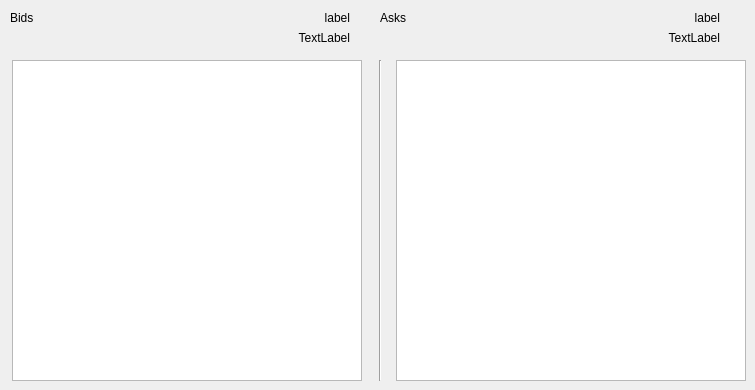
   <widget class="QWidget" name="OrderBook">
    <attribute name="title">
     <string>Order Book</string>
    </attribute>
    <widget class="QTableWidget" name="BidsTable">
     <property name="geometry">
      <rect>
       <x>12</x>
       <y>60</y>
       <width>350</width>
       <height>321</height>
      </rect>
     </property>
     <property name="palette">
      <palette>
       <active>
        <colorrole role="Text">
         <brush brushstyle="SolidPattern">
          <color alpha="255">
           <red>51</red>
           <green>51</green>
           <blue>51</blue>
          </color>
         </brush>
        </colorrole>
       </active>
       <inactive>
        <colorrole role="Text">
         <brush brushstyle="SolidPattern">
          <color alpha="255">
           <red>51</red>
           <green>51</green>
           <blue>51</blue>
          </color>
         </brush>
        </colorrole>
       </inactive>
       <disabled>
        <colorrole role="Text">
         <brush brushstyle="SolidPattern">
          <color alpha="255">
           <red>85</red>
           <green>85</green>
           <blue>85</blue>
          </color>
         </brush>
        </colorrole>
       </disabled>
      </palette>
     </property>
     <property name="font">
      <font>
       <pointsize>9</pointsize>
       <weight>50</weight>
       <bold>false</bold>
      </font>
     </property>
     <property name="horizontalScrollBarPolicy">
      <enum>Qt::ScrollBarAsNeeded</enum>
     </property>
    </widget>
    <widget class="QTableWidget" name="AsksTable">
     <property name="geometry">
      <rect>
       <x>396</x>
       <y>60</y>
       <width>350</width>
       <height>321</height>
      </rect>
     </property>
     <property name="palette">
      <palette>
       <active>
        <colorrole role="Text">
         <brush brushstyle="SolidPattern">
          <color alpha="255">
           <red>51</red>
           <green>51</green>
           <blue>51</blue>
          </color>
         </brush>
        </colorrole>
       </active>
       <inactive>
        <colorrole role="Text">
         <brush brushstyle="SolidPattern">
          <color alpha="255">
           <red>51</red>
           <green>51</green>
           <blue>51</blue>
          </color>
         </brush>
        </colorrole>
       </inactive>
       <disabled>
        <colorrole role="Text">
         <brush brushstyle="SolidPattern">
          <color alpha="255">
           <red>85</red>
           <green>85</green>
           <blue>85</blue>
          </color>
         </brush>
        </colorrole>
       </disabled>
      </palette>
     </property>
     <property name="font">
      <font>
       <pointsize>9</pointsize>
       <weight>50</weight>
       <bold>false</bold>
      </font>
     </property>
     <property name="horizontalScrollBarPolicy">
      <enum>Qt::ScrollBarAsNeeded</enum>
     </property>
    </widget>
    <widget class="QLabel" name="BidsCount">
     <property name="geometry">
      <rect>
       <x>10</x>
       <y>10</y>
       <width>91</width>
       <height>16</height>
      </rect>
     </property>
     <property name="text">
      <string>Bids</string>
     </property>
    </widget>
    <widget class="QLabel" name="AsksCount">
     <property name="geometry">
      <rect>
       <x>380</x>
       <y>10</y>
       <width>91</width>
       <height>16</height>
      </rect>
     </property>
     <property name="text">
      <string>Asks</string>
     </property>
    </widget>
    <widget class="QLabel" name="PIVSupply">
     <property name="geometry">
      <rect>
       <x>540</x>
       <y>10</y>
       <width>180</width>
       <height>15</height>
      </rect>
     </property>
     <property name="text">
      <string>label</string>
     </property>
     <property name="alignment">
      <set>Qt::AlignRight|Qt::AlignTrailing|Qt::AlignVCenter</set>
     </property>
    </widget>
    <widget class="QLabel" name="PIVDemand">
     <property name="geometry">
      <rect>
       <x>160</x>
       <y>10</y>
       <width>190</width>
       <height>15</height>
      </rect>
     </property>
     <property name="text">
      <string>label</string>
     </property>
     <property name="alignment">
      <set>Qt::AlignRight|Qt::AlignTrailing|Qt::AlignVCenter</set>
     </property>
    </widget>
    <widget class="QLabel" name="BtcDemand">
     <property name="geometry">
      <rect>
       <x>200</x>
       <y>30</y>
       <width>150</width>
       <height>15</height>
      </rect>
     </property>
     <property name="text">
      <string>TextLabel</string>
     </property>
     <property name="alignment">
      <set>Qt::AlignRight|Qt::AlignTrailing|Qt::AlignVCenter</set>
     </property>
    </widget>
    <widget class="QLabel" name="BtcSupply">
     <property name="geometry">
      <rect>
       <x>570</x>
       <y>30</y>
       <width>150</width>
       <height>15</height>
      </rect>
     </property>
     <property name="text">
      <string>TextLabel</string>
     </property>
     <property name="alignment">
      <set>Qt::AlignRight|Qt::AlignTrailing|Qt::AlignVCenter</set>
     </property>
    </widget>
    <widget class="Line" name="line">
     <property name="geometry">
      <rect>
       <x>370</x>
       <y>60</y>
       <width>20</width>
       <height>321</height>
      </rect>
     </property>
     <property name="orientation">
      <enum>Qt::Vertical</enum>
     </property>
    </widget>
   </widget>
